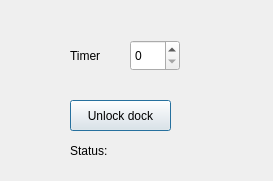
<?xml version="1.0" encoding="UTF-8"?>
<ui version="4.0">
 <class>Dialog</class>
 <widget class="QDialog" name="Dialog">
  <property name="geometry">
   <rect>
    <x>0</x>
    <y>0</y>
    <width>273</width>
    <height>181</height>
   </rect>
  </property>
  <property name="windowTitle">
   <string>Dialog</string>
  </property>
  <widget class="QPushButton" name="unlock_button">
   <property name="geometry">
    <rect>
     <x>70</x>
     <y>100</y>
     <width>101</width>
     <height>31</height>
    </rect>
   </property>
   <property name="text">
    <string>Unlock dock</string>
   </property>
  </widget>
  <widget class="QLabel" name="label">
   <property name="geometry">
    <rect>
     <x>70</x>
     <y>140</y>
     <width>51</width>
     <height>21</height>
    </rect>
   </property>
   <property name="text">
    <string>Status:</string>
   </property>
  </widget>
  <widget class="QLabel" name="status_label">
   <property name="geometry">
    <rect>
     <x>130</x>
     <y>140</y>
     <width>67</width>
     <height>21</height>
    </rect>
   </property>
   <property name="text">
    <string/>
   </property>
  </widget>
  <widget class="QSpinBox" name="timer_value">
   <property name="geometry">
    <rect>
     <x>130</x>
     <y>40</y>
     <width>50</width>
     <height>31</height>
    </rect>
   </property>
  </widget>
  <widget class="QLabel" name="label_2">
   <property name="geometry">
    <rect>
     <x>70</x>
     <y>40</y>
     <width>51</width>
     <height>31</height>
    </rect>
   </property>
   <property name="text">
    <string>Timer</string>
   </property>
  </widget>
 </widget>
 <resources/>
 <connections/>
</ui>
